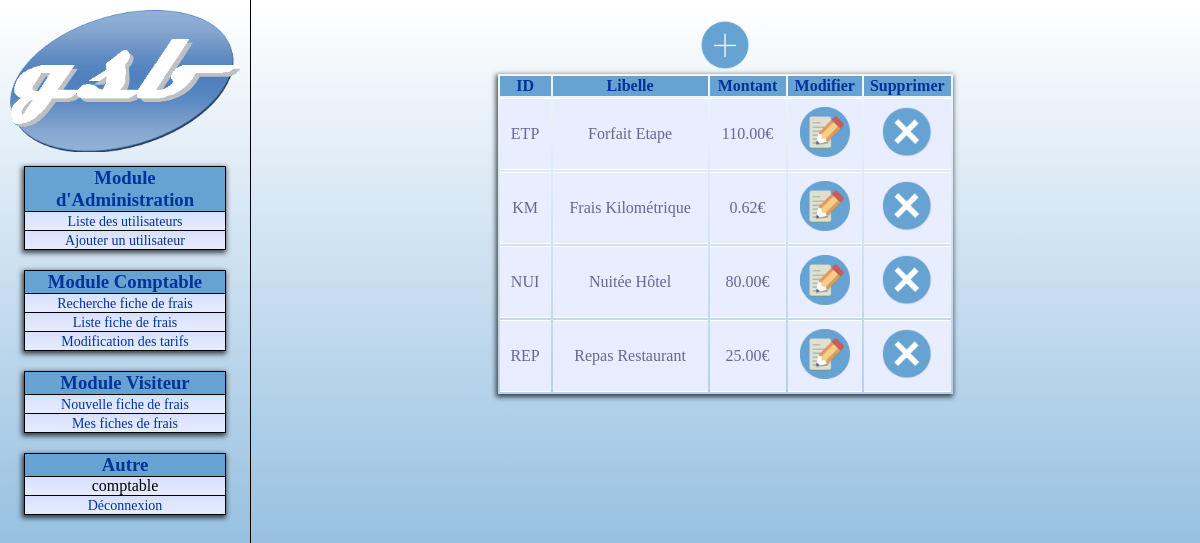
Screenshot of /comptable-listeForfait.php (signed in) with the database file from the repository.
### tables this page shows
CREATE TABLE IF NOT EXISTS `Forfait` (
  `id` char(3) NOT NULL,
  `libelle` char(30) DEFAULT NULL,
  `montant` decimal(5,2) DEFAULT NULL,
  PRIMARY KEY (`id`)
);

### include/AccesDonnees.lib.php (called while the page is built, shortened)
<?php
$modeacces = "mysql";
function executeSQL($sql) {
	global $modeacces, $connexion;
	if ($modeacces=="mysql") {
		@$result = mysql_query($sql)
		or die ("Erreur SQL de <b>".$_SERVER["SCRIPT_NAME"]."</b>.<br />
			 Dans le fichier : ".__FILE__." a la ligne : ".__LINE__."<br />".
				mysql_error().
				"<br /><br />
				<b>REQUETE SQL : </b>$sql<br />");
				return $result;
	}
}
function tableSQL($sql) {
	global $modeacces, $connexion;
	$result = executeSQL($sql);
	$rows=array();
	if ($modeacces=="mysql") {
		while ($row = mysql_fetch_array($result, MYSQL_BOTH)) {
			array_push($rows,$row);
		}
	}
	return $rows;
}
?>

### include/database.lib.php (called while the page is built, shortened)
<?php
function secureDataAAfficher($var) {
	return htmlentities(utf8_encode($var));
}
?>

### comptable-listeForfait.php (the view, shortened to what this page needs)
<?php
require_once 'include/database.lib.php';
include 'layouts/head.inc.php';
?>
<a href="comptable-ajouterForfaitForm.php"><img class="icone" src="images/icones/add.png" alt="Ajouter un forfait"/></a>
<table>
	<thead>
		<tr>
			<th>ID</th>
			<th>Libelle</th>
			<th>Montant</th>
			<th>Modifier</th>
			<th>Supprimer</th>
		</tr>
	</thead>
	<?php
		$sql = "SELECT * FROM forfait";
		$forfaits = tableSQL($sql);
		foreach ($forfaits as $key => $forfaitAAfficher) {
			?>
				<tr>
					<td><?php echo secureDataAAfficher($forfaitAAfficher['id']);?></td>
					<td><?php echo secureDataAAfficher($forfaitAAfficher['libelle']);?></td>
					<td><?php echo secureDataAAfficher($forfaitAAfficher['montant']);?>&euro;</td>
					<td>
						<a href="comptable-modifierForfaitForm.php?id=<?php echo secureDataAAfficher($forfaitAAfficher['id']);?>">
							<img class="icone" src="images/icones/edit.png" alt="modifier"/>
						</a>
					</td>
					<td>
						<a href="comptable-supprimerForfait.php?id=<?php echo secureDataAAfficher($forfaitAAfficher['id']);?>" onclick="return confirm('Voulez-vous vraiment supprimer le forfait <?php echo secureDataAAfficher($forfaitAAfficher['libelle']);?> ?')">
							<img class="icone" src="images/icones/delete.png" alt="supprimer"/>
						</a>
					</td>
				</tr>
			<?php
		}
	?>
</table>
<?php
include 'layouts/footer.inc.php';

### layouts/head.inc.php (shortened to what this page needs)
<!DOCTYPE html PUBLIC "-//W3C//DTD XHTML 1.0 Strict//EN"
					  "http://www.w3.org/TR/xhtml1/DTD/xhtml1-strict.dtd">
<html lang="fr">
	<head>
		<link rel="stylesheet" type="text/css" href="styles/default.css" />
		<link rel="stylesheet" type="text/css" href="styles/flashs.css" />
	</head>
	<body>
		<?php
			include 'menu.inc.php';
		?>
		<div class="wrap">
			<div class="content">

### layouts/menu.inc.php (shortened to what this page needs)
<div class="menu">
	<img class="logo" src="images/logo.png" alt="LOGO GSB" />
	<?php
		if(($_SESSION['login'] == ADMINNAME) || ($_SESSION['login'] == COMPTANAME)) {
	?>
		<ul class="navigation">
			<li class="title"><h3>Module d'Administration</h3></li>
			<li><a href="admin-listeVisiteur.php">Liste des utilisateurs</a></li>
			<li><a href="admin-ajouterVisiteurForm.php">Ajouter un utilisateur</a></li>
		</ul>
	<?php
		}
	?>
	<?php
		if($_SESSION['login'] == COMPTANAME) {
	?>
		<ul class="navigation">
			<li class="title"><h3>Module Comptable</h3></li>
			<li><a href="comptable-rechercheFicheDeFrais.php">Recherche fiche de frais</a></li>
			<li><a href="comptable-listeFicheFrais.php">Liste fiche de frais</a></li>
			<li><a href="comptable-listeForfait.php">Modification des tarifs</a></li>
		</ul>
	<?php
		}
	?>
	<ul class="navigation">
		<li class="title"><h3>Module Visiteur</h3></li>
		<li><a href="visiteur-ajouterForm.php">Nouvelle fiche de frais</a></li>
			<li><a href="visiteur-listeFicheFrais.php">Mes fiches de frais</a></li>
	</ul>
	<ul class="navigation">
		<li class="title"><h3>Autre</h3></li>
		<li class="other"><?php echo $_SESSION['login'];?></li>
		<li><a href="deconnexion.php">D&#233;connexion</a></li>
	</ul>
</div>

### layouts/footer.inc.php (shortened to what this page needs)
			</div>
		</div>
	</body>
</html>
<?php
	require_once 'include/AccesDonnees.lib.php';
?>

### styles/default.css (style rules this page uses)
* { margin: 0; }
body, html { height: 100%; background: #e0e0e0; background-image:linear-gradient(white, #66A3D3); background-attachment: fixed; background-repeat: no-repeat; }
div.menu { border-right: 1px solid black; display: block; min-height: 100%; position: fixed; width: 250px; padding: 0px; text-align: center; }
div.menu ul.navigation { box-shadow: -1px 2px 5px 1px rgba(0, 0, 0, 0.7); margin: 0; padding: 0; width: 80%; border: 1px solid black; border-bottom: 0px; list-style: none; margin: auto; margin-bottom: 20px; }
div.menu ul.navigation li { border-bottom: 1px solid black; background: #e8edff url('images/gradback.png') repeat-x; }
div.menu ul.navigation a { font-size: 14px; color: #039; text-decoration: none; }
div.menu ul.navigation li.other { font-size: 16px; }
div.menu ul.navigation li.title { background: none; background-color: #66A3D3; color: #039; font-weight: bold; }
div.menu img.logo { margin-top: 10px; margin-bottom: 10px; width: 92%; height: auto; }
div.wrap { margin-top: 0; margin-left: 250px; }
div.wrap div.content { padding: 20px 20px; text-align: center; min-height: 100%; }
div.wrap div.content table { margin: auto; box-shadow: -1px 2px 5px 1px rgba(0, 0, 0, 0.7); min-width: 50%; text-align: center; }
div.wrap div.content table thead { font-weight: bold; padding: 8px; background: #66A3D3 ; border-top: 2px solid #d3ddff; border-bottom: 1px solid #fff; color: #039; }
div.wrap div.content table td { padding: 8px; border-bottom: 1px solid #fff; color: #669; border-top: 1px solid #fff; background: #e8edff url('http://1.bp.blogspot.com/_xDpoN6UfFFY/S-J2f5yBC3I/AAAAAAAACbY/zWXYXsR-w5E/s1600/gradback.png') repeat-x; }
div.wrap div.content img.icone { height: 50px; width: auto; }

### rows the page displays
forfait: id "ETP", libelle "Forfait Etape", montant "110.00"
forfait: id "KM", libelle "Frais Kilométrique", montant "0.62"
forfait: id "NUI", libelle "Nuitée Hôtel", montant "80.00"
forfait: id "REP", libelle "Repas Restaurant", montant "25.00"

### other values shown
$_SESSION['login'] "comptable"
